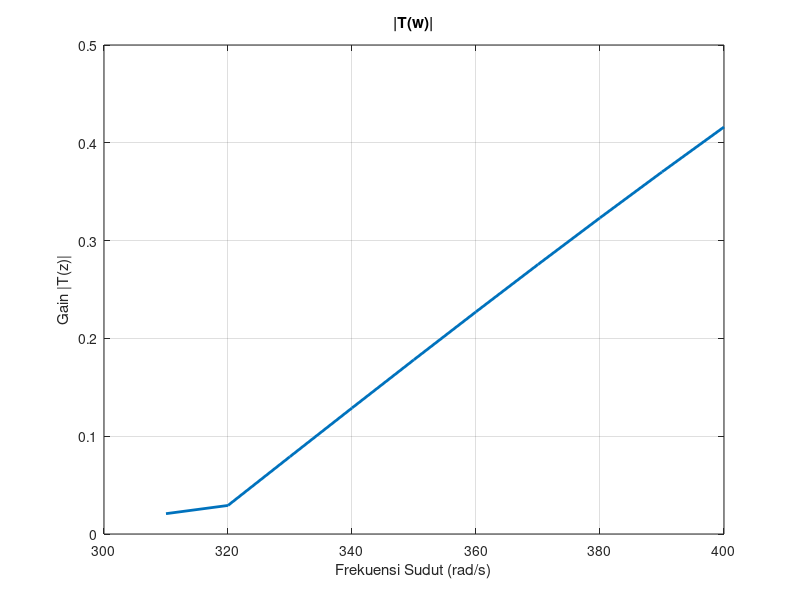

This chart was generated by the following MATLAB code:
% Parameter yang diberikan
T = 0.01;        % Waktu sampling
w = 310:10:400;  % Rentang frekuensi sudut

% Hitung fungsi transfer dalam domain z
Tz = 0.5 + 0.5 * exp(-1i*w*T);

% Ekstrak bagian real dan imajiner dari fungsi transfer
Re = real(Tz);
Im = imag(Tz);

% Hitung nilai absolut (magnitude) dari fungsi transfer
Tz_abs = sqrt(Re.^2 + Im.^2);

% Plot respons magnitudo dari fungsi transfer
figure;
plot(w, Tz_abs,'LineWidth', 2);
xlabel('Frekuensi Sudut (rad/s)');
ylabel('Gain |T(z)|');
title('|T(w)|');
grid on;

wt = w';
Tzt = Tz_abs';
wtt = (w*T)';